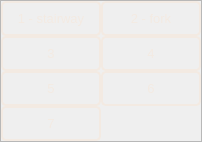
        <widget class="QFrame" name="framePresetsList">
         <property name="sizePolicy">
          <sizepolicy hsizetype="Expanding" vsizetype="Expanding">
           <horstretch>0</horstretch>
           <verstretch>0</verstretch>
          </sizepolicy>
         </property>
         <property name="maximumSize">
          <size>
           <width>220</width>
           <height>170</height>
          </size>
         </property>
         <property name="frameShape">
          <enum>QFrame::StyledPanel</enum>
         </property>
         <property name="frameShadow">
          <enum>QFrame::Raised</enum>
         </property>
         <layout class="QGridLayout" name="gridLayout_2">
          <property name="leftMargin">
           <number>0</number>
          </property>
          <property name="topMargin">
           <number>0</number>
          </property>
          <property name="rightMargin">
           <number>0</number>
          </property>
          <property name="bottomMargin">
           <number>0</number>
          </property>
          <property name="spacing">
           <number>0</number>
          </property>
          <item row="5" column="0">
           <widget class="QPushButton" name="pushButtonPreset7">
            <property name="sizePolicy">
             <sizepolicy hsizetype="Expanding" vsizetype="Expanding">
              <horstretch>0</horstretch>
              <verstretch>0</verstretch>
             </sizepolicy>
            </property>
            <property name="minimumSize">
             <size>
              <width>100</width>
              <height>35</height>
             </size>
            </property>
            <property name="maximumSize">
             <size>
              <width>100</width>
              <height>35</height>
             </size>
            </property>
            <property name="font">
             <font>
              <pointsize>10</pointsize>
             </font>
            </property>
            <property name="styleSheet">
             <string notr="true">QPushButton {
color: rgb(243, 234, 226);
background-color: transparent;

border-radius: 5px;
border: 2px solid;
border-color: rgb(243, 234, 226);
}
QPushButton:enabled:hover {
background-color: rgb(0, 125, 176);
}
QPushButton:enabled:pressed {
background-color:  rgb(0, 105, 156);
}
QPushButton:disabled {
border-color: rgba(243, 234, 226, 100);
color:  rgba(243, 234, 226, 100);
background-color: rgba(255, 255, 255, 20);
}</string>
            </property>
            <property name="text">
             <string>7</string>
            </property>
           </widget>
          </item>
          <item row="4" column="2">
           <widget class="QPushButton" name="pushButtonPreset6">
            <property name="sizePolicy">
             <sizepolicy hsizetype="Expanding" vsizetype="Expanding">
              <horstretch>0</horstretch>
              <verstretch>0</verstretch>
             </sizepolicy>
            </property>
            <property name="minimumSize">
             <size>
              <width>100</width>
              <height>35</height>
             </size>
            </property>
            <property name="maximumSize">
             <size>
              <width>100</width>
              <height>35</height>
             </size>
            </property>
            <property name="font">
             <font>
              <pointsize>10</pointsize>
             </font>
            </property>
            <property name="styleSheet">
             <string notr="true">QPushButton {
color: rgb(243, 234, 226);
background-color: transparent;

border-radius: 5px;
border: 2px solid;
border-color: rgb(243, 234, 226);
}
QPushButton:enabled:hover {
background-color: rgb(0, 125, 176);
}
QPushButton:enabled:pressed {
background-color:  rgb(0, 105, 156);
}
QPushButton:disabled {
border-color: rgba(243, 234, 226, 100);
color:  rgba(243, 234, 226, 100);
background-color: rgba(255, 255, 255, 20);
}</string>
            </property>
            <property name="text">
             <string>6</string>
            </property>
           </widget>
          </item>
          <item row="4" column="0">
           <widget class="QPushButton" name="pushButtonPreset5">
            <property name="sizePolicy">
             <sizepolicy hsizetype="Expanding" vsizetype="Expanding">
              <horstretch>0</horstretch>
              <verstretch>0</verstretch>
             </sizepolicy>
            </property>
            <property name="minimumSize">
             <size>
              <width>100</width>
              <height>35</height>
             </size>
            </property>
            <property name="maximumSize">
             <size>
              <width>100</width>
              <height>35</height>
             </size>
            </property>
            <property name="font">
             <font>
              <pointsize>10</pointsize>
             </font>
            </property>
            <property name="styleSheet">
             <string notr="true">QPushButton {
color: rgb(243, 234, 226);
background-color: transparent;

border-radius: 5px;
border: 2px solid;
border-color: rgb(243, 234, 226);
}
QPushButton:enabled:hover {
background-color: rgb(0, 125, 176);
}
QPushButton:enabled:pressed {
background-color:  rgb(0, 105, 156);
}
QPushButton:disabled {
border-color: rgba(243, 234, 226, 100);
color:  rgba(243, 234, 226, 100);
background-color: rgba(255, 255, 255, 20);
}</string>
            </property>
            <property name="text">
             <string>5</string>
            </property>
           </widget>
          </item>
          <item row="3" column="2">
           <widget class="QPushButton" name="pushButtonPreset4">
            <property name="sizePolicy">
             <sizepolicy hsizetype="Expanding" vsizetype="Expanding">
              <horstretch>0</horstretch>
              <verstretch>0</verstretch>
             </sizepolicy>
            </property>
            <property name="minimumSize">
             <size>
              <width>100</width>
              <height>35</height>
             </size>
            </property>
            <property name="maximumSize">
             <size>
              <width>100</width>
              <height>35</height>
             </size>
            </property>
            <property name="font">
             <font>
              <pointsize>10</pointsize>
             </font>
            </property>
            <property name="styleSheet">
             <string notr="true">QPushButton {
color: rgb(243, 234, 226);
background-color: transparent;

border-radius: 5px;
border: 2px solid;
border-color: rgb(243, 234, 226);
}
QPushButton:enabled:hover {
background-color: rgb(0, 125, 176);
}
QPushButton:enabled:pressed {
background-color:  rgb(0, 105, 156);
}
QPushButton:disabled {
border-color: rgba(243, 234, 226, 100);
color:  rgba(243, 234, 226, 100);
background-color: rgba(255, 255, 255, 20);
}</string>
            </property>
            <property name="text">
             <string>4</string>
            </property>
           </widget>
          </item>
          <item row="3" column="0">
           <widget class="QPushButton" name="pushButtonPreset3">
            <property name="sizePolicy">
             <sizepolicy hsizetype="Expanding" vsizetype="Expanding">
              <horstretch>0</horstretch>
              <verstretch>0</verstretch>
             </sizepolicy>
            </property>
            <property name="minimumSize">
             <size>
              <width>100</width>
              <height>35</height>
             </size>
            </property>
            <property name="maximumSize">
             <size>
              <width>100</width>
              <height>35</height>
             </size>
            </property>
            <property name="font">
             <font>
              <pointsize>10</pointsize>
             </font>
            </property>
            <property name="styleSheet">
             <string notr="true">QPushButton {
color: rgb(243, 234, 226);
background-color: transparent;

border-radius: 5px;
border: 2px solid;
border-color: rgb(243, 234, 226);
}
QPushButton:enabled:hover {
background-color: rgb(0, 125, 176);
}
QPushButton:enabled:pressed {
background-color:  rgb(0, 105, 156);
}
QPushButton:disabled {
border-color: rgba(243, 234, 226, 100);
color:  rgba(243, 234, 226, 100);
background-color: rgba(255, 255, 255, 20);
}</string>
            </property>
            <property name="text">
             <string>3</string>
            </property>
           </widget>
          </item>
          <item row="2" column="2">
           <widget class="QPushButton" name="pushButtonPreset2">
            <property name="sizePolicy">
             <sizepolicy hsizetype="Expanding" vsizetype="Expanding">
              <horstretch>0</horstretch>
              <verstretch>0</verstretch>
             </sizepolicy>
            </property>
            <property name="minimumSize">
             <size>
              <width>100</width>
              <height>35</height>
             </size>
            </property>
            <property name="maximumSize">
             <size>
              <width>100</width>
              <height>35</height>
             </size>
            </property>
            <property name="font">
             <font>
              <pointsize>10</pointsize>
             </font>
            </property>
            <property name="styleSheet">
             <string notr="true">QPushButton {
color: rgb(243, 234, 226);
background-color: transparent;

border-radius: 5px;
border: 2px solid;
border-color: rgb(243, 234, 226);
}
QPushButton:enabled:hover {
background-color: rgb(0, 125, 176);
}
QPushButton:enabled:pressed {
background-color:  rgb(0, 105, 156);
}
QPushButton:disabled {
border-color: rgba(243, 234, 226, 100);
color:  rgba(243, 234, 226, 100);
background-color: rgba(255, 255, 255, 20);
}</string>
            </property>
            <property name="text">
             <string>2 - fork</string>
            </property>
           </widget>
          </item>
          <item row="2" column="0">
           <widget class="QPushButton" name="pushButtonPreset1">
            <property name="sizePolicy">
             <sizepolicy hsizetype="Expanding" vsizetype="Expanding">
              <horstretch>0</horstretch>
              <verstretch>0</verstretch>
             </sizepolicy>
            </property>
            <property name="minimumSize">
             <size>
              <width>100</width>
              <height>35</height>
             </size>
            </property>
            <property name="maximumSize">
             <size>
              <width>100</width>
              <height>35</height>
             </size>
            </property>
            <property name="font">
             <font>
              <pointsize>10</pointsize>
             </font>
            </property>
            <property name="styleSheet">
             <string notr="true">QPushButton {
color: rgb(243, 234, 226);
background-color: transparent;

border-radius: 5px;
border: 2px solid;
border-color: rgb(243, 234, 226);
}
QPushButton:enabled:hover {
background-color: rgb(0, 125, 176);
}
QPushButton:enabled:pressed {
background-color:  rgb(0, 105, 156);
}
QPushButton:disabled {
border-color: rgba(243, 234, 226, 100);
color:  rgba(243, 234, 226, 100);
background-color: rgba(255, 255, 255, 20);
}</string>
            </property>
            <property name="text">
             <string>1 - stairway</string>
            </property>
           </widget>
          </item>
         </layout>
        </widget>
